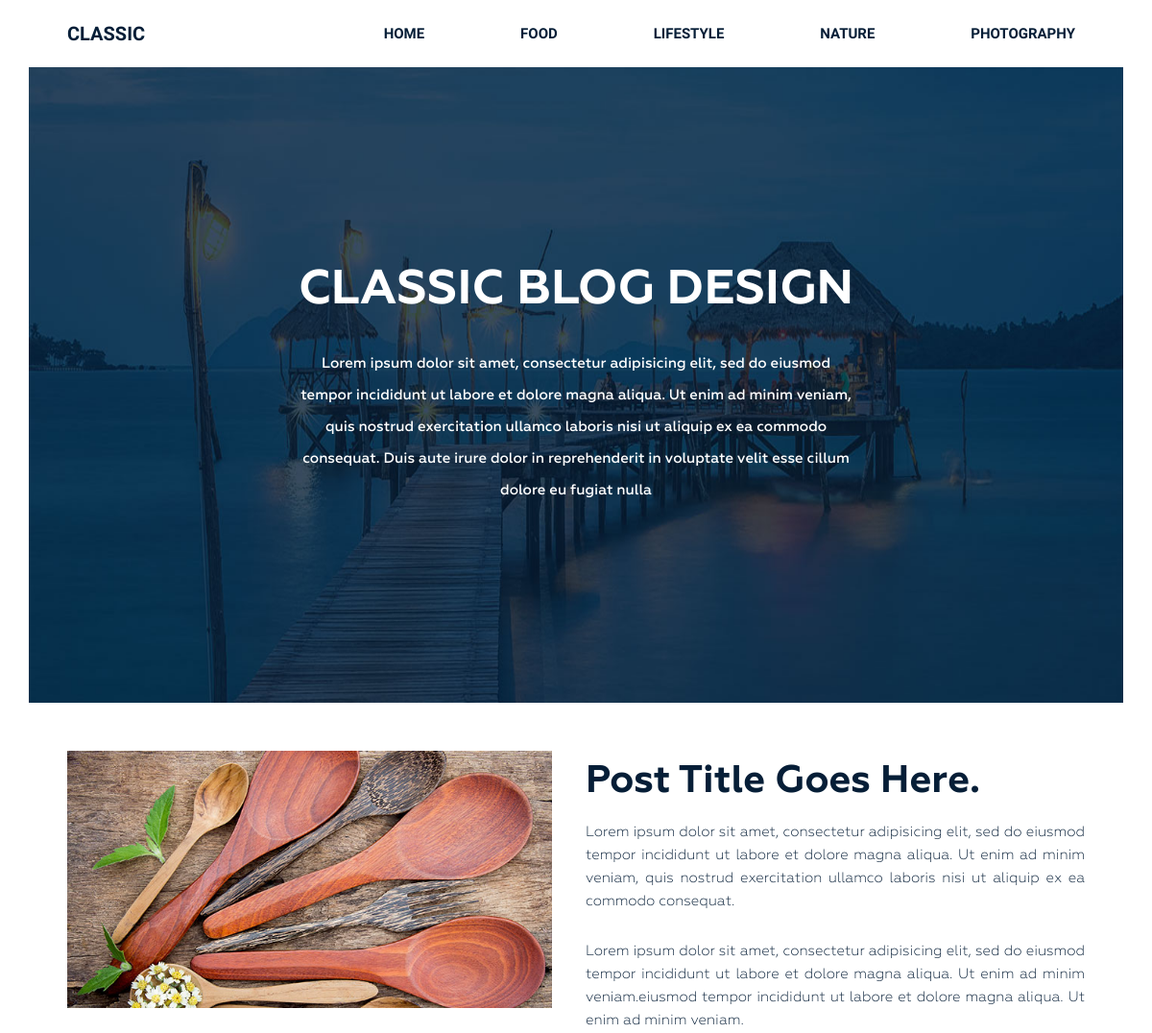
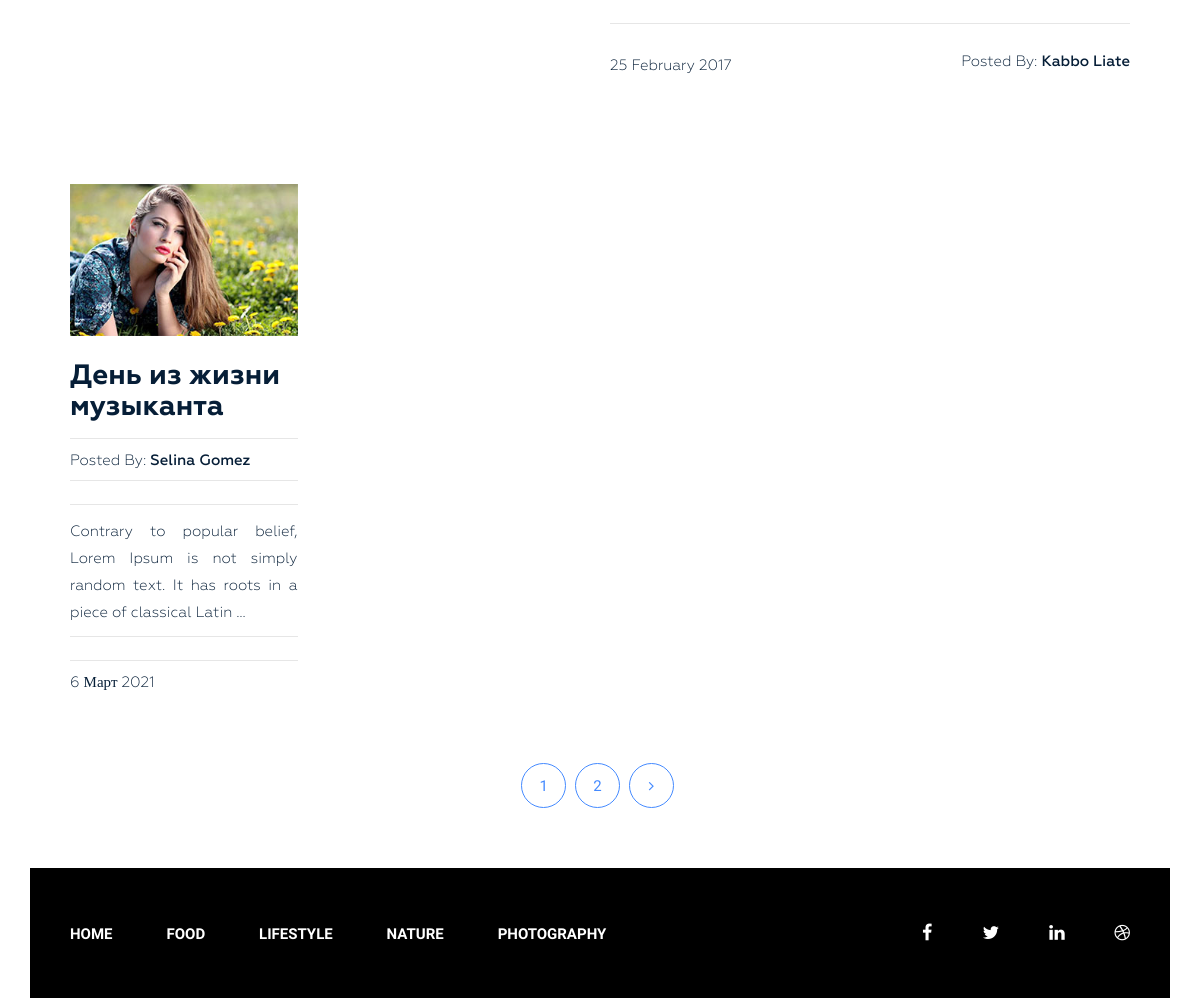
The page / on the database its author committed (2 pictures, top to bottom).
### blog/models.py (models this page shows, shortened)
class Category(models.Model):
    title = models.CharField(max_length=255)
    slug = models.SlugField(max_length=255, verbose_name='url', unique=True)
    class Meta:
        ordering = ['title']
    def get_absolute_url(self):
        return reverse('category', kwargs={"slug": self.slug})

class Post(models.Model):
    title = models.CharField(max_length=255, )
    slug = models.SlugField(max_length=255, verbose_name='url', unique=True)
    author = models.CharField(max_length=100)
    content = models.TextField(blank=True)
    created_at = models.DateTimeField(auto_now_add=True, verbose_name="Опубликовано")
    photo = models.ImageField(upload_to='photos/%Y/%m/%d/', blank=True)
    views = models.IntegerField(default=0, verbose_name="Количество просмотров")
    category = models.ForeignKey(Category, on_delete=models.PROTECT, related_name='posts')
    tags = models.ManyToManyField(Tag, blank=True, related_name='posts')
    class Meta:
        ordering = ['-created_at']
    def get_absolute_url(self):
        return reverse('post', kwargs={"slug": self.slug})

### blog/views.py (the view)
# urls.py: path('', views.Home.as_view(), name='home'),
class Home(ListView):
    model = Post
    template_name = 'blog/index.html'
    context_object_name = 'posts'
    paginate_by = 1
    def get_context_data(self, *, object_list=None, **kwargs):
        context = super().get_context_data(**kwargs)
        context['title'] = 'CLASSIC BLOG DISIGN'
        return context

### blog/templatetags/menu.py (called while the page is built)
@register.inclusion_tag('blog/menu_tpl.html')
def show_menu(menu_class='menu'):
    categories = Category.objects.all()
    return { "categories": categories, "menu_class": menu_class }

### templates/blog/index.html (shortened to what this page needs)
{% extends 'base.html' %}
{% load static %}
{% block content %}
<section class="bg-text-area">
    <div class="container">
        <div class="row">
            <div class="col-md-12">
                <div class="bg-text">
                    <h3>Classic BLOG Design</h3>
                    <p>Lorem ipsum dolor sit amet, consectetur adipisicing elit, sed do eiusmod tempor incididunt ut
                        labore et dolore magna aliqua. Ut enim ad minim veniam, quis nostrud exercitation ullamco
                        laboris nisi ut aliquip ex ea commodo consequat. Duis aute irure dolor in reprehenderit in
                        voluptate velit esse cillum dolore eu fugiat nulla </p>
                </div>
            </div>
        </div>
    </div>
</section>
<section class="blog-post-area">
    <div class="container">
        <div class="row">
            <div class="blog-post-area-style">
                <div class="col-md-12">
                    <div class="single-post-big">
                        <div class="big-image">
                            <img src="img/post-image1.jpg" alt="">
                        </div>
                        <div class="big-text">
                            <h3><a href="#">Post Title Goes Here.</a></h3>
                            <p>Lorem ipsum dolor sit amet, consectetur adipisicing elit, sed do eiusmod tempor
                                incididunt ut labore et dolore magna aliqua. Ut enim ad minim veniam, quis nostrud
                                exercitation ullamco laboris nisi ut aliquip ex ea commodo consequat.</p>
                            <p>Lorem ipsum dolor sit amet, consectetur adipisicing elit, sed do eiusmod tempor
                                incididunt ut labore et dolore magna aliqua. Ut enim ad minim veniam.eiusmod tempor
                                incididunt ut labore et dolore magna aliqua. Ut enim ad minim veniam.</p>
                            <h4><span class="date">25 February 2017</span><span class="author">Posted By: <span
                                    class="author-name">Kabbo Liate</span></span>
                            </h4>
                        </div>
                    </div>
                </div>
                {% for post in posts %}
                <div class="col-md-3">
                    <div class="single-post">
                        <img src="{{ post.photo.url }}" alt="">
                        <h3><a href="{{ post.get_absolute_url }}">{{ post.title }}</a></h3>
                        <h4><span>Posted By: <span class="author-name">{{ post.author }}</span></span>
                        </h4>
                        <p>{{ post.content|truncatewords_html:20|safe }}</p>
                        <h4><span>{{ post.created_at|date:"j F Y" }}</span></h4>
                    </div>
                </div>
                {% endfor %}
            </div>
        </div>
    </div>
    {% if page_obj.has_other_pages %}
    <div class="pegination">
        <div class="nav-links">
            {% for p in page_obj.paginator.page_range %}
            {% if page_obj_number == p %}
                <span class="page-numbers current">{{ p }}</span>
            {% else %}
                <a class="page-numbers" href="?page={{p}}">{{ p }}</a>
            {% endif %}
            {% endfor %}
            {% if page_obj.has_next %}
            <a class="page-numbers" href="?page={{ page_obj.next_page_number }}"><i class="fa fa-angle-right"
                                                                                    aria-hidden="true"></i></a>
            {% endif %}
        </div>
    </div>
    {% endif %}
</section>
{% endblock content%}

### templates/blog/menu_tpl.html
<div class="{{ menu_class }}">
    <ul>
        <li><a href="{% url 'home' %}">Home</a></li>
        {% for item in categories %}
            <li><a href="{{ item.get_absolute_url }}">{{ item.title }}</a></li>
        {% endfor %}
    </ul>
</div>

### siteblog/static/style.css (style rules this page uses)
.wrapper header.header .menu { margin: 0 }
.wrapper header.header .menu ul { float: right; margin: 0; padding: 0; margin-right: 4px; }
.wrapper header.header .menu ul li { display: inline-block; list-style: outside none none; margin: 0 -4px 0 0; }
.wrapper header.header .menu ul li a { color: rgb(6, 30, 55); font-family: "Raleway", sans-serif; font-size: 15px; font-weight: 600; line-height: 70px; padding: 26px 50px; text-decoration: none; text-transform: uppercase; }
.wrapper section.bg-text-area .bg-text { background-image: url(img/bg-iamges.jpg); background-size: 100% 100%; padding: 205px 280px; }
.wrapper section.bg-text-area .bg-text h3 { color: #fff; font-family: Geometria; font-size: 50px; font-weight: 700; text-align: center; text-transform: uppercase; margin: 0; }
.wrapper section.bg-text-area .bg-text p { color: #fff; font-family: Geometria; font-size: 15px; font-weight: 500; line-height: 33px; margin: 32px 0 0; text-align: center; }
section.blog-post-area { margin-top: 50px; }
section.blog-post-area .big-image { float: left; width: 50%; padding-right: 35px; }
section.blog-post-area .big-text { float: right; width: 50%; padding-right: 20px; }
section.blog-post-area img { width: 100%; }
section.blog-post-area .big-text h3 { margin: 10px 0 0; }
section.blog-post-area .big-text h3 a { font-family: Geometria; font-weight: 700; font-size: 40px; color: #061e37; text-decoration: none; }
section.blog-post-area .big-text p { color: #061e37; font-family: Geometria; font-size: 15px; font-weight: 400; line-height: 24px; padding-top: 18px; text-align: justify; text-decoration: none; }
section.blog-post-area .big-text h4 { margin-top: 25px; padding-top: 30px; position: relative; }
section.blog-post-area .big-text h4::before { background: #e6e6e6 none repeat scroll 0 0; content: ""; height: 1px; position: absolute; top: 0; width: 100%; }
section.blog-post-area .single-post { padding-right: 20px; margin: 100px 0px 0px; }
section.blog-post-area h4 span { font-family: Geometria; font-weight: 400; font-size: 15px; color: #061e37; text-decoration: none; }
section.blog-post-area .big-text h4 span.author { float: right }
section.blog-post-area h4 span.author-name { font-weight: 500; }
.blog-post-area .single-post h3 a { font-family: Geometria; font-size: 28px; font-weight: 700; text-decoration: none; color: #061e37; }
.blog-post-area .single-post p { color: #061e37; font-family: Geometria; font-size: 15px; font-weight: 400; line-height: 27px; padding-top: 14px; position: relative; text-align: justify; }
.blog-post-area .single-post h4 { margin-bottom: 12px; padding-top: 10px; position: relative; }
.blog-post-area .single-post h4::before { background: #e6e6e6 none repeat scroll 0 0; content: ""; height: 1px; position: absolute; top: 0; width: 100%; }
.blog-post-area .single-post p::before { background: #e6e6e6 none repeat scroll 0 0; content: ""; height: 1px; position: absolute; top: 0; width: 100%; }
.blog-post-area .single-post h3 { margin: 25px 0 15px; }
.blog-post-area .pegination { margin-top: 60px; margin-bottom: 60px; }
.blog-post-area .pegination .nav-links { margin: 0; padding: 0; text-align: center; }
.blog-post-area .pegination .nav-links .page-numbers { border: 1px solid #448aff; border-radius: 50%; color: #448aff; display: inline-block; font-family: "Roboto", sans-serif; font-size: 15px; font-weight: 400; height: 45px; line-height: 45px; list-style: outside none none; margin-right: 5px; text-align: center; width: 45px; }
.blog-post-area .blog-post-area-style { margin: 0 20px 0 40px; }
.blog-post-area .pegination .nav-links a { text-decoration: none; }
.wrapper footer.footer .footer-menu { margin: 0 }
.wrapper footer.footer .footer-menu ul { line-height: 130px; margin: 0; padding: 0; }
.wrapper footer.footer .footer-menu ul li { display: inline; list-style: outside none none; margin: 0; padding: 30px 0px; }
.wrapper footer.footer .footer-menu ul li a { color: #fff; font-family: "Raleway", sans-serif; font-size: 15px; font-weight: 600; line-height: 70px; margin-left: 40px; padding: 26px 10px 26px 0; text-decoration: none; text-transform: uppercase; }

### rows shown on the page
Category: title "FOOD"
Category: title "LIFESTYLE"
Category: title "NATURE"
Category: title "PHOTOGRAPHY"
Post: photo (picture), title "День из жизни музыканта", author "Selina Gomez", content "Contrary to popular belief, Lorem Ipsum is not simply random text. It has roots in a piece of classical Latin …", created_at "6 Март 2021"

### other values the page prints
{{ p }} "1" "2"
